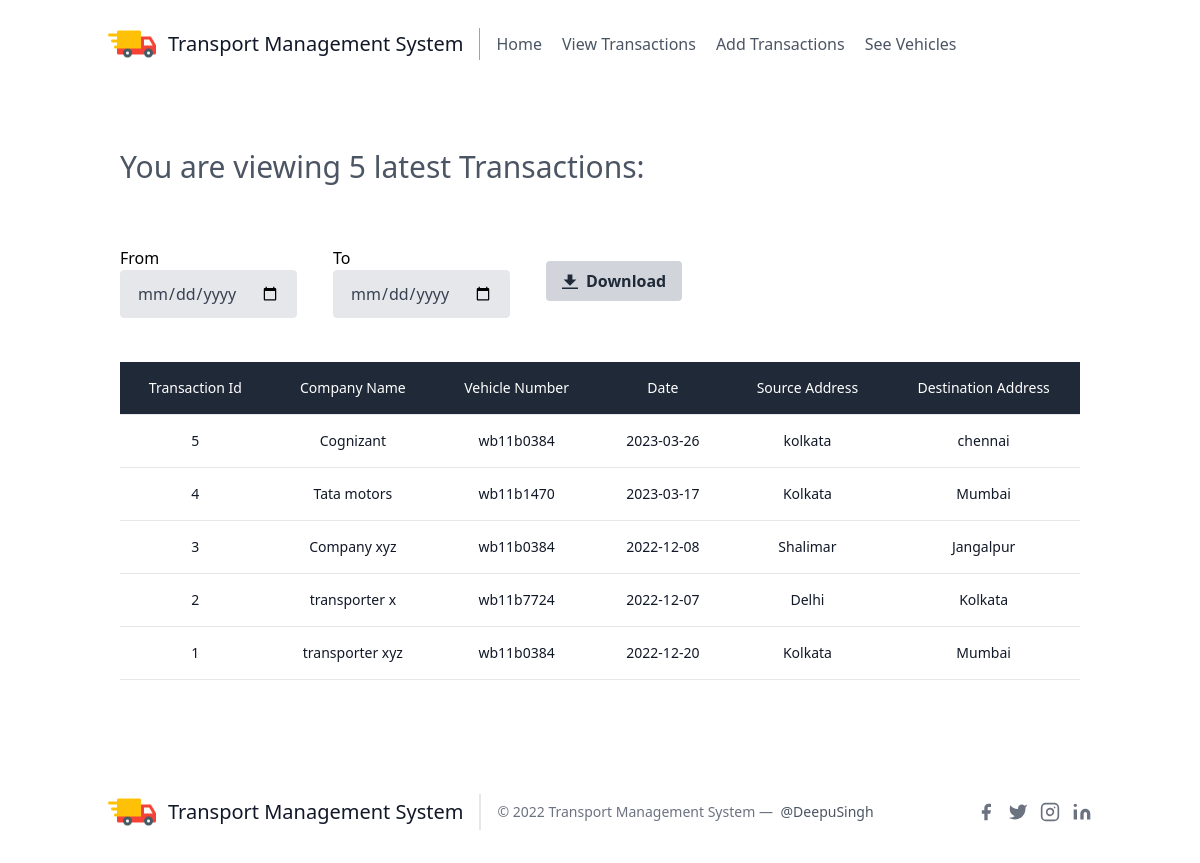
Page /transactions on the committed database.
### tables this page shows
CREATE TABLE transactions(tid integer auto_increment primary key,company varchar(100),vehicle int,source varchar(100),destination varchar(100),transaction_date date ,FOREIGN KEY(vehicle) REFERENCES vehicles(vid));

CREATE TABLE vehicles (vid int AUTO_INCREMENT NOT NULL,vehiclenumber varchar(20) PRIMARY KEY);

### app.py (the view)
@app.route('/transactions')
def see_transactions():
    try:
        con=db_connection()
        cur=con.cursor()
        cur.execute("select t.tid,t.company,v.vehiclenumber,t.transaction_date,t.source,t.destination from transactions t join vehicles v on t.vehicle=v.vid order by t.tid desc limit 5")
        tdata=cur.fetchall()
    except BaseException as e:
        print(e)
    return render_template("view_transactions.html",tdata=tdata)

### app.py (called while the page is built)
def db_connection():
    con=sqlite3.connect("transport.db")
    return con

### templates/view_transactions.html (shortened to what this page needs)
<html lang="en">
<head>
    <link rel="stylesheet" href="../static/css/style.css">
    <script src="https://cdn.tailwindcss.com"></script>
</head>
<body>
{% include 'header.html' %}
<h2 style="margin-left:10%;margin-bottom:5%" class="font-medium leading-tight text-3xl mt-0 mb-2 text-gray-600">You are viewing 5 latest Transactions:</h2>
<form action="/download" method="post">
<div class="filter" style="display: flex;">
    <div class="from" style="margin-left:10%;">
        <label for="from">From</label>
        <input name="from" class="appearance-none block w-full bg-gray-200 text-gray-700 border border-black-500 rounded py-3 px-4 mb-3 leading-tight focus:outline-none focus:bg-white" id="grid-first-name" type="Date" placeholder="select" required>
    </div>
    <div class="to" style="margin-left:3%;">
        <label for="to">To</label>
        <input name="to" class="appearance-none block w-full bg-gray-200 text-gray-700 border border-black-500 rounded py-3 px-4 mb-3 leading-tight focus:outline-none focus:bg-white" id="grid-first-name" type="Date" placeholder="select" required>
    </div>
    <div class="see_transactions" style="margin-left:3%;margin-top:1.3%">
        <button class="bg-gray-300 hover:bg-gray-400 text-gray-800 font-bold py-2 px-4 rounded inline-flex items-center">
            <svg class="fill-current w-4 h-4 mr-2" xmlns="http://www.w3.org/2000/svg" viewBox="0 0 20 20"><path d="M13 8V2H7v6H2l8 8 8-8h-5zM0 18h20v2H0v-2z"/></svg>
            <span>Download</span>
          </button>
    </div>
</div>
</form>
<div class="flex flex-col" style="margin-left: 10%;margin-right:10%;margin-bottom:5%">
    <div class="overflow-x-auto sm:-mx-6 lg:-mx-8">
      <div class="py-4 inline-block min-w-full items-center sm:px-6 lg:px-8 ">
        <div class="overflow-hidden">
          <table class="min-w-full text-center">
            <thead class="border-b bg-gray-800">
              <tr>
                <th scope="col" class="text-sm font-medium text-white px-6 py-4">
                  Transaction Id
                </th>
                <th scope="col" class="text-sm font-medium text-white px-6 py-4">
                  Company Name
                </th>
                <th scope="col" class="text-sm font-medium text-white px-6 py-4">
                  Vehicle Number
                </th>
                <th scope="col" class="text-sm font-medium text-white px-6 py-4">
                  Date
                </th>
                <th scope="col" class="text-sm font-medium text-white px-6 py-4">
                  Source Address
                </th>
                <th scope="col" class="text-sm font-medium text-white px-6 py-4">
                  Destination Address
                </th>
              </tr>
            </thead class="border-b">
            <tbody>
            {% for items in tdata %}
              <tr class="bg-white border-b">
                <td class="px-6 py-4 whitespace-nowrap text-sm font-medium text-gray-900">{{items[0]}}</td>
                <td class="text-sm text-gray-900 font-light px-6 py-4 whitespace-nowrap">
                  {{items[1]}}
                </td>
                <td class="text-sm text-gray-900 font-light px-6 py-4 whitespace-nowrap">
                    {{items[2]}}
                </td>
                <td class="text-sm text-gray-900 font-light px-6 py-4 whitespace-nowrap">
                    {{items[3]}}
                </td>
                <td class="text-sm text-gray-900 font-light px-6 py-4 whitespace-nowrap">
                    {{items[4]}}
                </td>
                <td class="text-sm text-gray-900 font-light px-6 py-4 whitespace-nowrap">
                    {{items[5]}}
                </td>
              </tr class="bg-white border-b">
            {% endfor %}
            </tbody>
          </table>
        </div>
      </div>
    </div>
  </div>
{% include 'footer.html' %}
</body>
</html>

### templates/header.html
<header class="text-gray-600 body-font">
    <div class="container mx-auto flex flex-wrap p-5 flex-col md:flex-row items-center">
      <a class="flex title-font font-medium items-center text-gray-900 mb-4 md:mb-0">
        <img class="main-icon" src="../static/imgs/delivery-truck.png" alt="truck icon">
        <span class="ml-3 text-xl">Transport Management System</span>
      </a>
      <nav class="md:mr-auto md:ml-4 md:py-1 md:pl-4 md:border-l md:border-gray-400	flex flex-wrap items-center text-base justify-center">
        <a href="/" class="mr-5 hover:text-gray-900">Home</a>
        <a href="/transactions" class="mr-5 hover:text-gray-900">View Transactions</a>
        <a href="/addtransactions" class="mr-5 hover:text-gray-900">Add Transactions</a>
        <a href="/vehicals" class="mr-5 hover:text-gray-900">See Vehicles</a>
      </nav>
    </div>
  </header>

### templates/footer.html
<footer class="text-gray-600 body-font">
    <div class="container px-5 py-8 mx-auto flex items-center sm:flex-row flex-col">
      <a class="flex title-font font-medium items-center md:justify-start justify-center text-gray-900">
        <img class="main-icon" src="../static/imgs/delivery-truck.png" alt="truck icon">
        <span class="ml-3 text-xl">Transport Management System</span>
      </a>
      <p class="text-sm text-gray-500 sm:ml-4 sm:pl-4 sm:border-l-2 sm:border-gray-200 sm:py-2 sm:mt-0 mt-4">© 2022 Transport Management System —
        <a href="https://twitter.com/gofordeepu" class="text-gray-600 ml-1" rel="noopener noreferrer" target="_blank">@DeepuSingh</a>
      </p>
      <span class="inline-flex sm:ml-auto sm:mt-0 mt-4 justify-center sm:justify-start">
        <a class="text-gray-500" href="https://facebook.com/gofordeepu" target="_blank">
          <svg fill="currentColor" stroke-linecap="round" stroke-linejoin="round" stroke-width="2" class="w-5 h-5" viewBox="0 0 24 24">
            <path d="M18 2h-3a5 5 0 00-5 5v3H7v4h3v8h4v-8h3l1-4h-4V7a1 1 0 011-1h3z"></path>
          </svg>
        </a>
        <a class="ml-3 text-gray-500" href="https://twitter.com/gofordeepu" target="_blank">
          <svg fill="currentColor" stroke-linecap="round" stroke-linejoin="round" stroke-width="2" class="w-5 h-5" viewBox="0 0 24 24">
            <path d="M23 3a10.9 10.9 0 01-3.14 1.53 4.48 4.48 0 00-7.86 3v1A10.66 10.66 0 013 4s-4 9 5 13a11.64 11.64 0 01-7 2c9 5 20 0 20-11.5a4.5 4.5 0 00-.08-.83A7.72 7.72 0 0023 3z"></path>
          </svg>
        </a>
        <a class="ml-3 text-gray-500" href="https://instagram.com/gofordeepu" target="_blank">
          <svg fill="none" stroke="currentColor" stroke-linecap="round" stroke-linejoin="round" stroke-width="2" class="w-5 h-5" viewBox="0 0 24 24">
            <rect width="20" height="20" x="2" y="2" rx="5" ry="5"></rect>
            <path d="M16 11.37A4 4 0 1112.63 8 4 4 0 0116 11.37zm1.5-4.87h.01"></path>
          </svg>
        </a>
        <a class="ml-3 text-gray-500" href="https://www.linkedin.com/in/gofordeepu/" target="_blank">
          <svg fill="currentColor" stroke="currentColor" stroke-linecap="round" stroke-linejoin="round" stroke-width="0" class="w-5 h-5" viewBox="0 0 24 24">
            <path stroke="none" d="M16 8a6 6 0 016 6v7h-4v-7a2 2 0 00-2-2 2 2 0 00-2 2v7h-4v-7a6 6 0 016-6zM2 9h4v12H2z"></path>
            <circle cx="4" cy="4" r="2" stroke="none"></circle>
          </svg>
        </a>
      </span>
    </div>
  </footer>

### static/css/style.css (style rules this page uses)
.main-icon { height: 3em; width: 3em; }
header { margin-bottom: 5%; }

### rows in the picture
transactions: tid "5", company "Cognizant", vehiclenumber "wb11b0384", transaction_date "2023-03-26", source "kolkata", destination "chennai"
transactions: tid "4", company "Tata motors", vehiclenumber "wb11b1470", transaction_date "2023-03-17", source "Kolkata", destination "Mumbai"
transactions: tid "3", company "Company xyz", vehiclenumber "wb11b0384", transaction_date "2022-12-08", source "Shalimar", destination "Jangalpur"
transactions: tid "2", company "transporter x", vehiclenumber "wb11b7724", transaction_date "2022-12-07", source "Delhi", destination "Kolkata"
transactions: tid "1", company "transporter xyz", vehiclenumber "wb11b0384", transaction_date "2022-12-20", source "Kolkata", destination "Mumbai"
